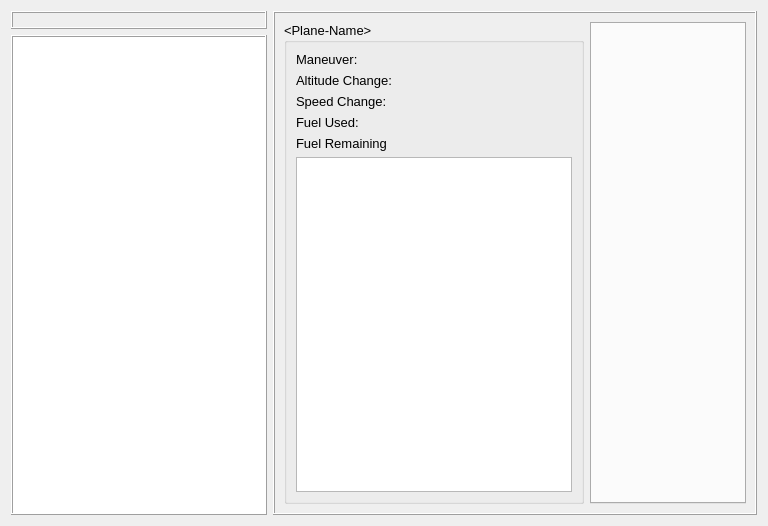
<?xml version="1.0" encoding="UTF-8"?>
<ui version="4.0">
 <class>TurnHistoryDialog</class>
 <widget class="QDialog" name="TurnHistoryDialog">
  <property name="geometry">
   <rect>
    <x>0</x>
    <y>0</y>
    <width>768</width>
    <height>526</height>
   </rect>
  </property>
  <property name="windowTitle">
   <string>Turn Log</string>
  </property>
  <layout class="QGridLayout" name="gridLayout_3" columnstretch="0,1">
   <item row="0" column="0">
    <widget class="QLabel" name="matchNameLbl">
     <property name="frameShape">
      <enum>QFrame::Shape::Box</enum>
     </property>
     <property name="frameShadow">
      <enum>QFrame::Shadow::Raised</enum>
     </property>
     <property name="text">
      <string>&lt;Match Name&gt;</string>
     </property>
     <property name="alignment">
      <set>Qt::AlignmentFlag::AlignCenter</set>
     </property>
    </widget>
   </item>
   <item row="0" column="1" rowspan="2">
    <widget class="QFrame" name="frame">
     <property name="frameShape">
      <enum>QFrame::Shape::Box</enum>
     </property>
     <property name="frameShadow">
      <enum>QFrame::Shadow::Raised</enum>
     </property>
     <layout class="QGridLayout" name="gridLayout_2" rowstretch="0">
      <item row="0" column="0" colspan="2">
       <widget class="QGroupBox" name="planeTurnHistoryGrpBox">
        <property name="minimumSize">
         <size>
          <width>300</width>
          <height>0</height>
         </size>
        </property>
        <property name="font">
         <font>
          <pointsize>10</pointsize>
         </font>
        </property>
        <property name="title">
         <string>&lt;Plane-Name&gt;</string>
        </property>
        <layout class="QGridLayout" name="gridLayout" columnstretch="0,1">
         <item row="3" column="0">
          <widget class="QLabel" name="label_6">
           <property name="text">
            <string>Fuel Used:</string>
           </property>
          </widget>
         </item>
         <item row="4" column="0">
          <widget class="QLabel" name="label_7">
           <property name="text">
            <string>Fuel Remaining</string>
           </property>
          </widget>
         </item>
         <item row="0" column="0">
          <widget class="QLabel" name="label_3">
           <property name="text">
            <string>Maneuver:</string>
           </property>
          </widget>
         </item>
         <item row="2" column="0">
          <widget class="QLabel" name="label_5">
           <property name="text">
            <string>Speed Change:</string>
           </property>
          </widget>
         </item>
         <item row="3" column="1">
          <widget class="QLabel" name="fuelUsedLbl">
           <property name="text">
            <string>&lt;fuel-used&gt;</string>
           </property>
          </widget>
         </item>
         <item row="0" column="1">
          <widget class="QLabel" name="selectedManeuverLbl">
           <property name="text">
            <string>&lt;maneuver&gt;</string>
           </property>
          </widget>
         </item>
         <item row="1" column="0">
          <widget class="QLabel" name="label_4">
           <property name="text">
            <string>Altitude Change:</string>
           </property>
          </widget>
         </item>
         <item row="1" column="1">
          <widget class="QLabel" name="altChangeLbl">
           <property name="text">
            <string>&lt;alt-change&gt;</string>
           </property>
          </widget>
         </item>
         <item row="2" column="1">
          <widget class="QLabel" name="speedChangeLbl">
           <property name="text">
            <string>&lt;spd-change&gt;</string>
           </property>
          </widget>
         </item>
         <item row="4" column="1">
          <widget class="QLabel" name="fuelRemainingLbl">
           <property name="text">
            <string>&lt;fuel-remaining&gt;</string>
           </property>
          </widget>
         </item>
         <item row="5" column="0" colspan="2">
          <widget class="QListWidget" name="active_effects_list"/>
         </item>
        </layout>
       </widget>
      </item>
      <item row="0" column="2">
       <widget class="QTabWidget" name="crewTurnHistoryTabWidget">
        <property name="currentIndex">
         <number>-1</number>
        </property>
       </widget>
      </item>
     </layout>
    </widget>
   </item>
   <item row="1" column="0">
    <widget class="QListView" name="turnListView">
     <property name="sizePolicy">
      <sizepolicy hsizetype="Fixed" vsizetype="Expanding">
       <horstretch>0</horstretch>
       <verstretch>0</verstretch>
      </sizepolicy>
     </property>
     <property name="frameShape">
      <enum>QFrame::Shape::Box</enum>
     </property>
     <property name="frameShadow">
      <enum>QFrame::Shadow::Raised</enum>
     </property>
     <property name="editTriggers">
      <set>QAbstractItemView::EditTrigger::NoEditTriggers</set>
     </property>
     <property name="alternatingRowColors">
      <bool>true</bool>
     </property>
     <property name="selectionBehavior">
      <enum>QAbstractItemView::SelectionBehavior::SelectRows</enum>
     </property>
    </widget>
   </item>
  </layout>
 </widget>
 <resources/>
 <connections/>
</ui>
